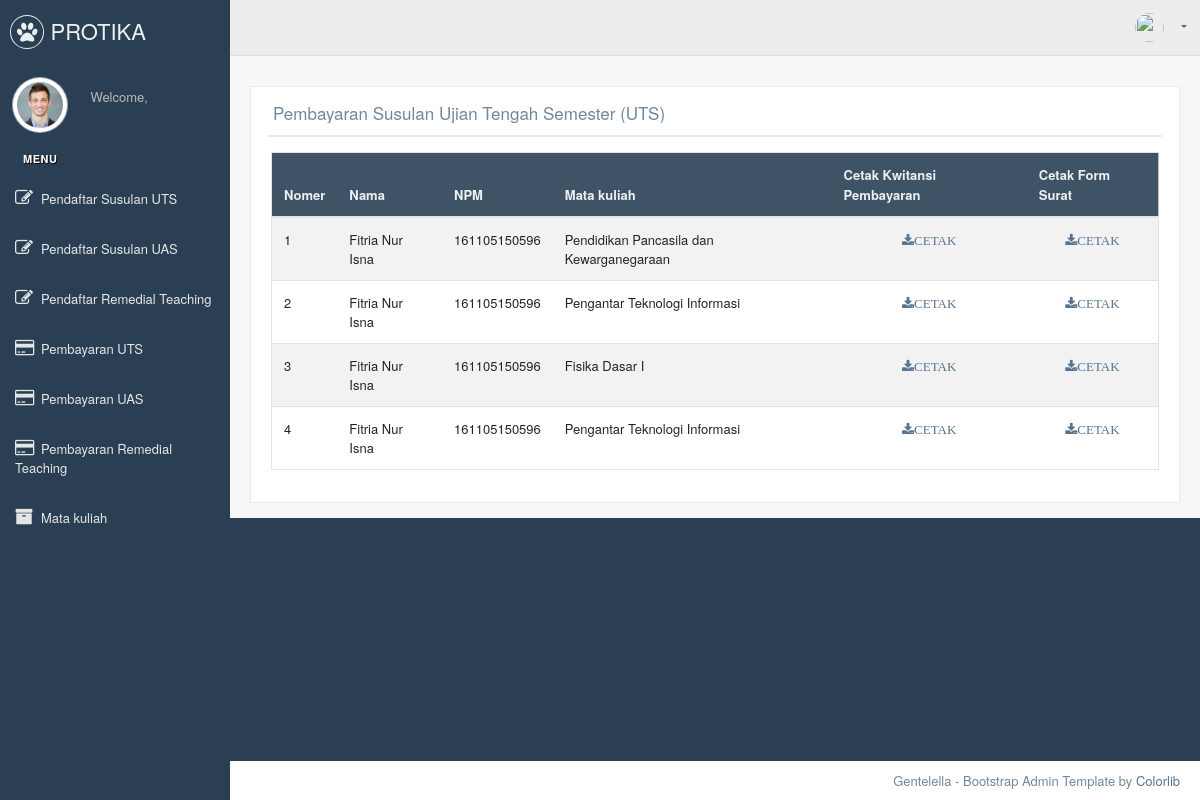
/index.php/c_admin/puts, run on the app's committed database.
### tables this page shows
CREATE TABLE `susulan_uts` (
  `nama_mahasiswa` varchar(100) DEFAULT NULL,
  `npm` varchar(12) NOT NULL,
  `program_studi` varchar(20) DEFAULT NULL,
  `tahun_ajaran` varchar(10) DEFAULT NULL,
  `kelas` varchar(10) DEFAULT NULL,
  `no_tlp` varchar(13) DEFAULT NULL,
  `matkul` varchar(100) DEFAULT NULL,
  `semester` varchar(6) DEFAULT NULL,
  `dosen` varchar(100) DEFAULT NULL,
  `tanggal_uts` date DEFAULT NULL,
  `pukul` time DEFAULT NULL,
  `verivikasi` varchar(20) DEFAULT NULL
);

### application/libraries/Template.php (called while the page is built)
<?php if (! defined('BASEPATH')) exit('No direct script access allowed');
class Template {
	var $template_data = array();
	function set($name, $value)
	{
		$this->template_data[$name] = $value;
	}
	function load($template = '', $view = '', $view_data = array(), $return = FALSE)
	{
		$this->CI=&get_instance();
		$this->set('contents', $this->CI->load->view($view,$view_data, TRUE));
		return $this->CI->load->view ($template, $this->template_data, $return);
	}
}

### application/controllers/C_admin.php (called while the page is built, shortened)
<?php
class C_admin extends CI_Controller {
	public function puts()
	{
		$data["susulan_uts"] = $this->M_uts->getwhere('verivikasi',1,'susulan_uts')->result();
		$this->template->load('admin/va_static','admin/va_puts',$data);
	}
}

### index.php (called while the page is built, shortened)
<?php
require_once BASEPATH.'core/CodeIgniter.php';

### application/models/M_uts.php (called while the page is built, shortened)
<?php defined('BASEPATH') or exit('No direct script access allowed');
class M_uts extends CI_Model
{
    public function getwhere($field, $where, $table)
    {
        $this->db->where($field, $where);
        $query = $this->db->get($table);
        return $query;
    }
}

### application/views/admin/va_puts.php (the view, shortened to what this page needs)
<div class="col-md-12 col-sm-12  ">
                <div class="x_panel">
                  <div class="x_title">
                    <h2>Pembayaran Susulan Ujian Tengah Semester (UTS)</h2>
                    <ul class="nav navbar-center panel_toolbox">
                      <li><a class="collapse-link"><i class="fa fa-chevron-center"></i></a>
                      </li>
                    </ul>
                    <div class="clearfix"></div>
                  </div>
                  <div class="x_content">
                    <div class="table-responsive">
                      <table class="table table-striped jambo_table bulk_action">
                        <thead>
        <tr>
          <th>Nomer</th>
          <th>Nama</th>
          <th>NPM</th>
          <th>Mata kuliah</th>
          <th>Cetak Kwitansi Pembayaran</th>
          <th>Cetak Form Surat</th>
        </tr>
      </thead>
      <tbody>
        <tr>
          <?php
                                        $no = 1;
                                        foreach ($susulan_uts as $suts)  {?>
                                        <td><?php echo $no++ ?></td>
                                        <td><?php echo $suts->nama_mahasiswa; ?></td>
                                        <td><input type="hidden" name="npm" value="<?php echo $suts->npm; ?>" class="form-control"><?php echo $suts->npm; ?></td>
                                        <td><?php echo $suts->matkul; ?></td>
                                        <td align="center"><a href="<?= base_url()?>C_admin/kwitansi_pdf/<?= $suts->npm?>" class="fa fa-download" >CETAK</a></td>
                                        <td align="center"><a href="<?= base_url()?>C_admin/form_uts_pdf/<?= $suts->npm?>" class="fa fa-download" >CETAK</a></td>
        </tr>
      <?php } ?>
      </tbody>
                      </table>
                    </div>
                  </div>
                </div>
              </div>
            </div>
          </div>
        </div>

### data on the page
susulan_uts: nama_mahasiswa "Fitria Nur Isna", npm "161105150596", matkul "Pendidikan Pancasila dan Kewarganegaraan"
susulan_uts: nama_mahasiswa "Fitria Nur Isna", npm "161105150596", matkul "Pengantar Teknologi Informasi"
susulan_uts: nama_mahasiswa "Fitria Nur Isna", npm "161105150596", matkul "Fisika Dasar I"
susulan_uts: nama_mahasiswa "Fitria Nur Isna", npm "161105150596", matkul "Pengantar Teknologi Informasi"
